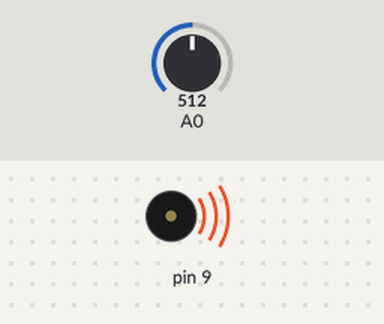
Simulated run of this sketch. Board: Arduino Uno, built with avr-gcc and run on an emulated ATmega328P. On the bench: buzzer (waves = sounding). The inputs (shaded band) are chosen by the test bench; at power-on: A0 = 512. What the sketch prints to the serial monitor is not drawn.

Above: at 0.1 s.
Timing chart, 0 to 1.6 s (numbered marks = the images above):
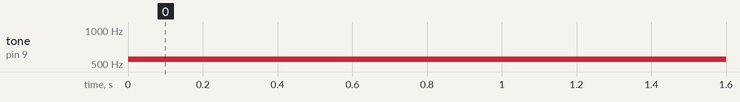

The sketch:

01_cambia_frecuencia_potenciometro.ino
```cpp
/*

  circuito:
  - Potenciometro de 10k con el pin central conectado en el pin analogo 0,
    los pin de los lados van conectados a +5V y tierra
  - Salida de audio conectada al pin digital 9

*/

void setup()
{
  // Inicializamos el serial para debuggear
  Serial.begin(9600);
}

void loop()
{
  // Leemos el potenciometro
  int pot_frequencia = analogRead(A0);
  int pitch = map(pot_frequencia, 0, 1023, 220, 880);
  Serial.println(pitch);

  // Hacemos sonar el pitch
  tone(9, pitch, 10);
  delay(1);
}
```

Measured:
- by itself, tone on pin 9: silent → 550 Hz at 0.00 s
